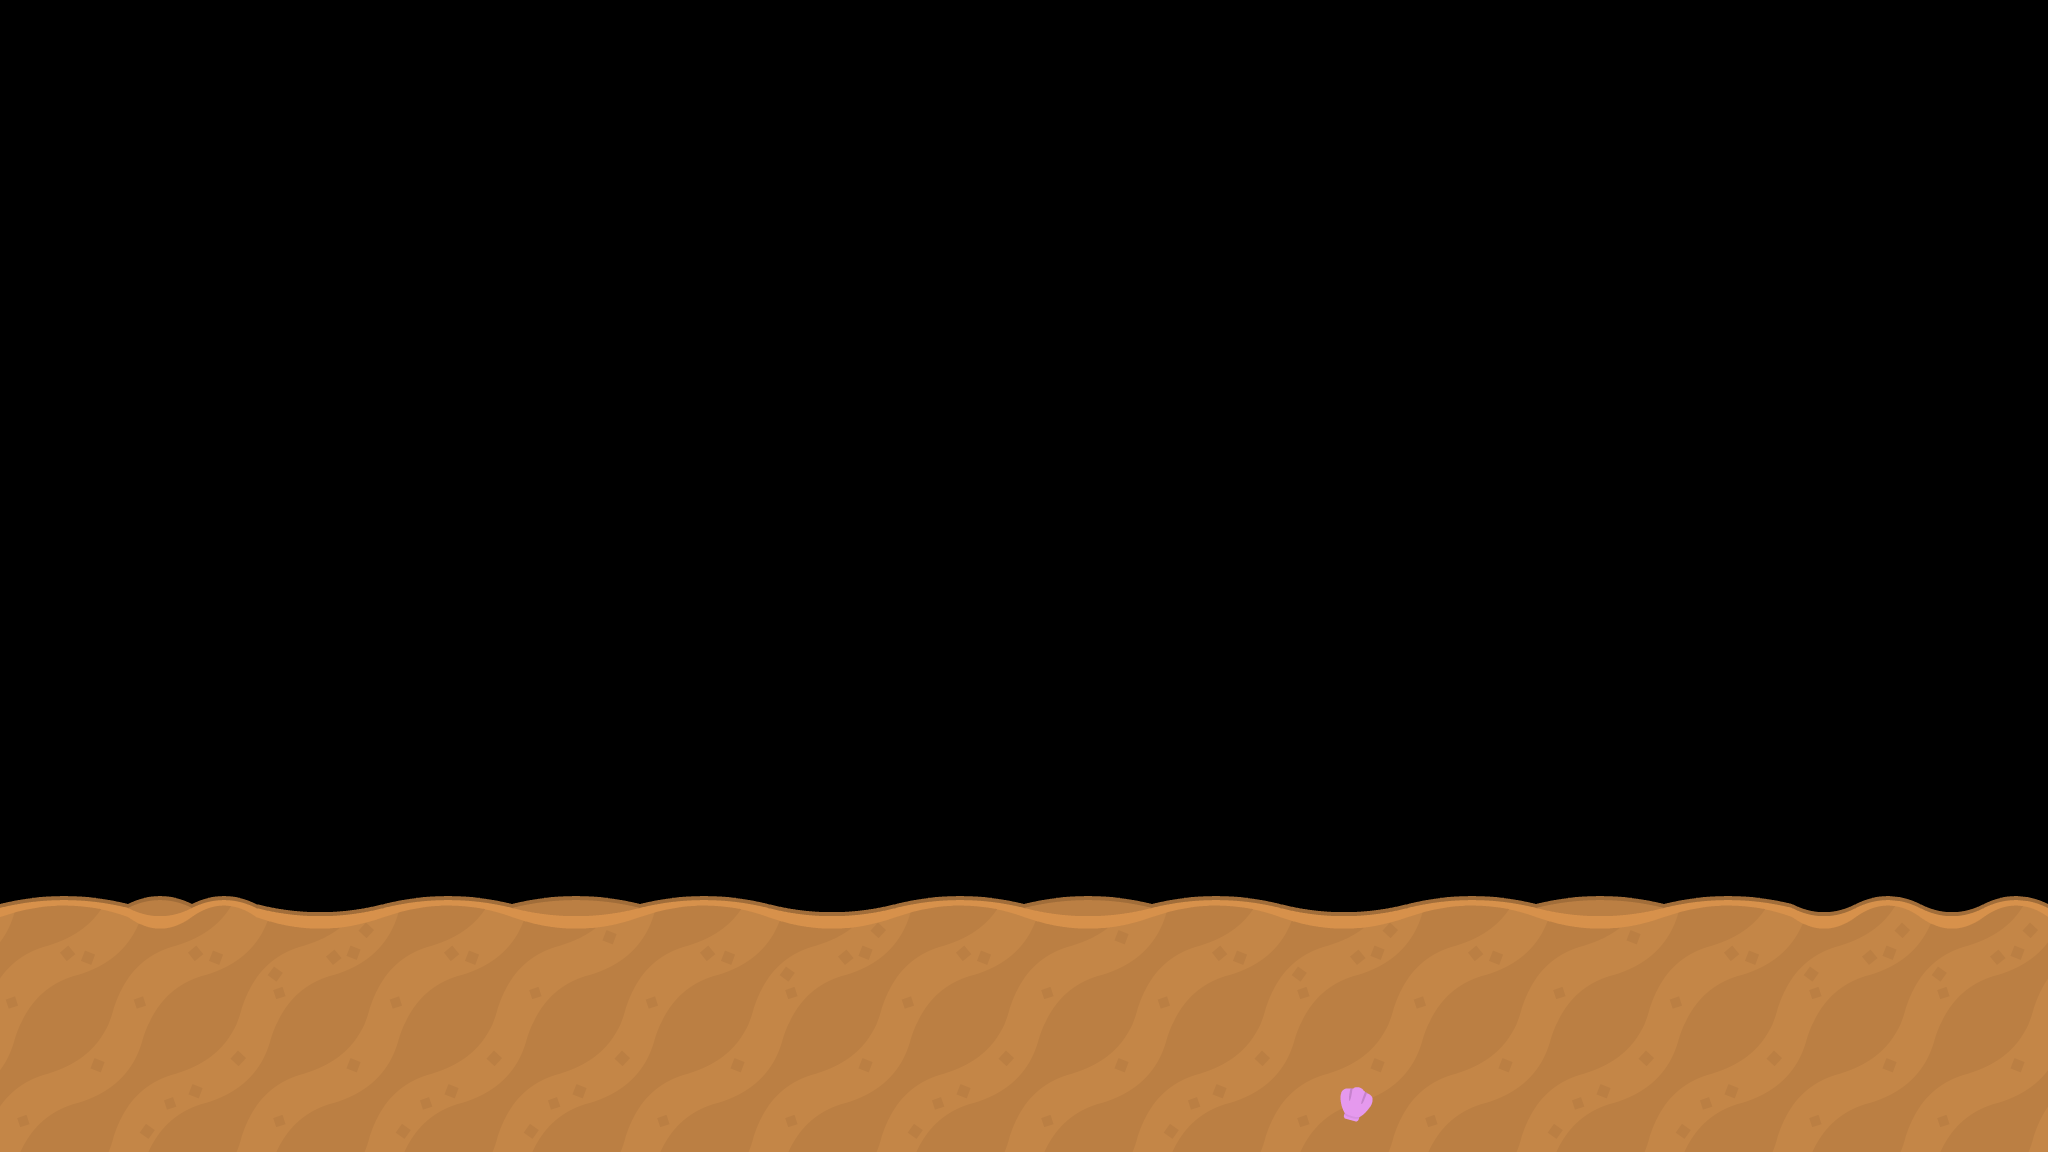

Below is a game level as drawn by its tile map, then a one-line description and the .tmx file that defines it, in full:
An orthogonal 16x9 tile map with 128x128 px tiles, 1 tile layer (Tile Layer 1) and 13 objects.

<map version="1.0" orientation="orthogonal" renderorder="right-down" width="16" height="9" tilewidth="128" tileheight="128" nextobjectid="19">
 <tileset firstgid="1" name="pack" tilewidth="128" tileheight="128" spacing="4" margin="2" tilecount="75" columns="15">
  <image source="pack.png" width="1980" height="660" />
 </tileset>
 <objectgroup name="Object Layer 3">
  <object id="17" gid="6" x="617.333" y="913.333" width="272" height="264" />
  <object id="18" gid="6" x="1593.33" y="964" width="272" height="264" />
 </objectgroup>
 <objectgroup name="Object Layer 1">
  <object id="4" gid="46" x="166.667" y="913.333" width="128" height="128" />
  <object id="6" gid="72" x="314.667" y="922.667" width="128" height="128" />
  <object id="7" gid="50" x="532" y="908" width="128" height="128" />
  <object id="8" gid="56" x="1142.67" y="909.333" width="128" height="128" />
  <object id="9" gid="62" x="1358.67" y="918.667" width="128" height="128" />
  <object id="10" gid="31" x="1481.33" y="914.667" width="128" height="128" />
  <object id="11" gid="56" x="1860" y="941.333" width="128" height="128" />
  <object id="12" gid="67" x="1920" y="914.667" width="128" height="128" />
 </objectgroup>
 <objectgroup name="Object Layer 2">
  <object id="13" gid="46" x="242.667" y="957.333" width="128" height="128" />
  <object id="14" gid="2" x="901.33" y="906.667" width="128" height="128" />
  <object id="15" gid="51" x="1417.33" y="905.333" width="128" height="128" />
 </objectgroup>
 <layer name="Tile Layer 1" width="16" height="9">
  <data encoding="csv">
0,0,0,0,0,0,0,0,0,0,0,0,0,0,0,0,
0,0,0,0,0,0,0,0,0,0,0,0,0,0,0,0,
0,0,0,0,0,0,0,0,0,0,0,0,0,0,0,0,
0,0,0,0,0,0,0,0,0,0,0,0,0,0,0,0,
0,0,0,0,0,0,0,0,0,0,0,0,0,0,0,0,
0,0,0,0,0,0,0,0,0,0,0,0,0,0,0,0,
0,0,0,0,0,0,0,0,0,0,0,0,0,0,0,0,
37,52,21,37,53,37,21,37,53,37,21,37,53,37,36,36,
66,3,66,3,3,66,66,3,66,3,4,66,3,3,66,66
</data>
 </layer>
</map>
